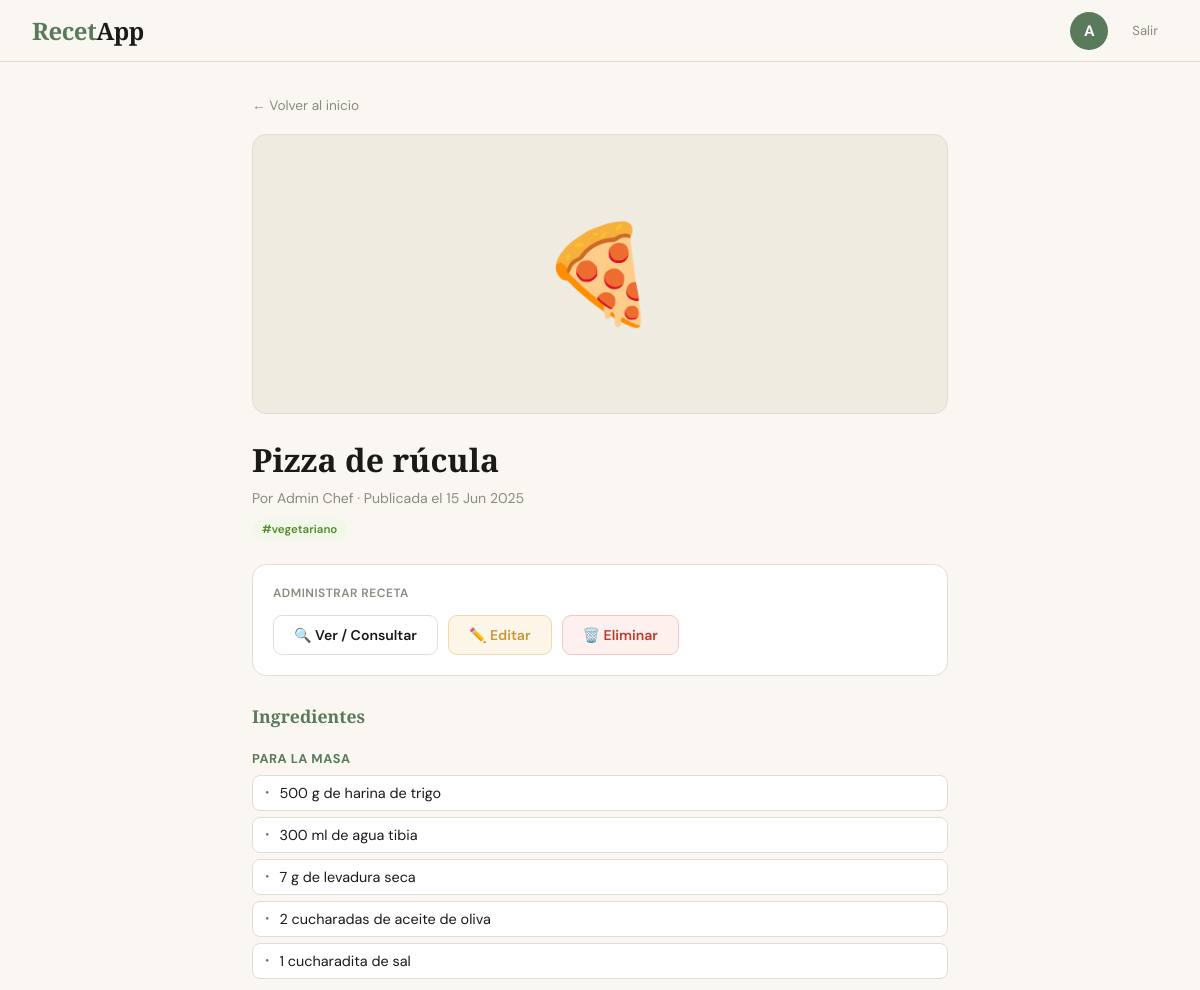
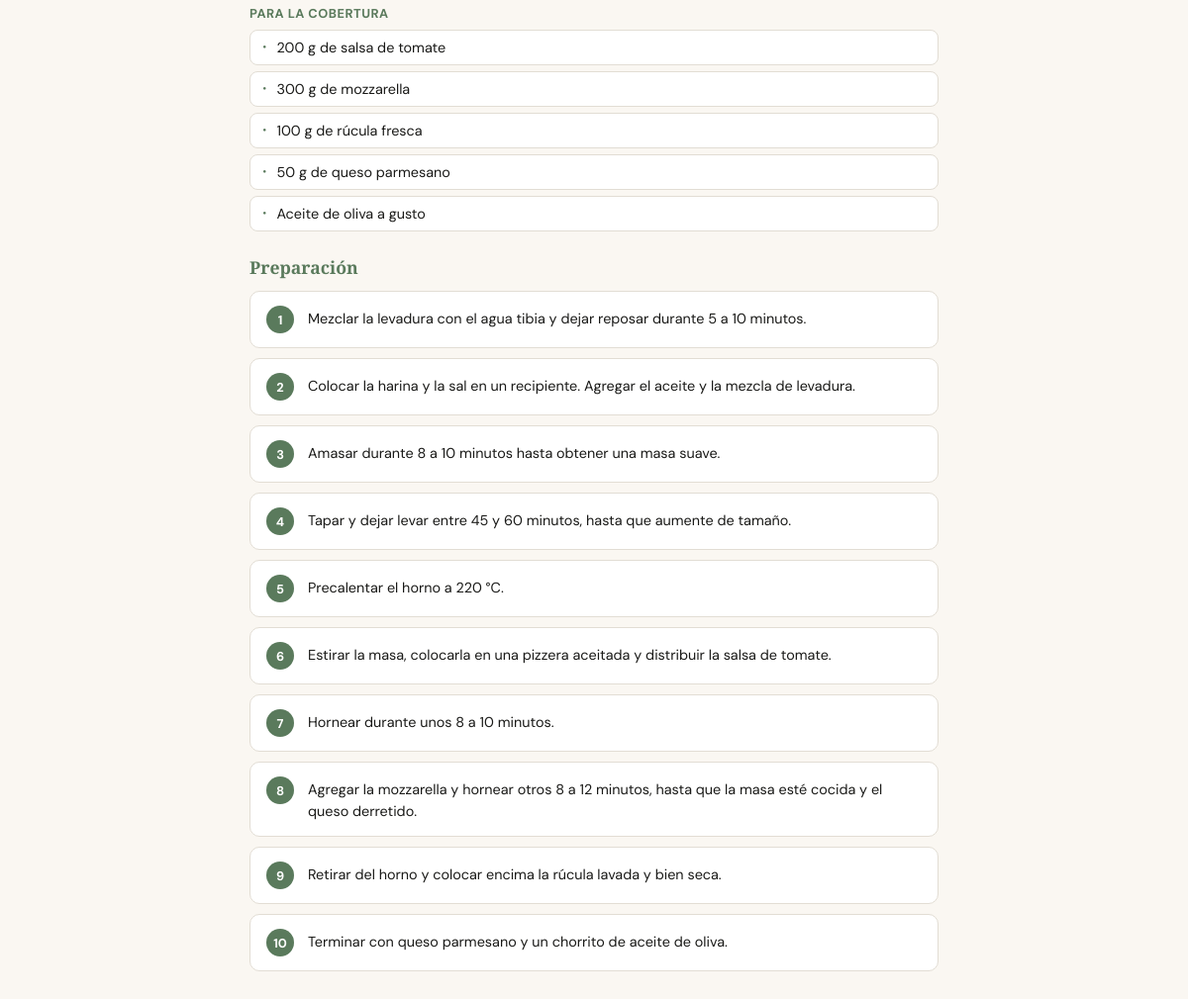
The app's page /receta/4/ (signed in) with its own data (2 pictures, top to bottom).
### recetas/models.py (models this page shows, shortened)
class Receta(models.Model):
    EMOJIS = [
        ("🍝", "🍝 Pasta"), ("🥗", "🥗 Ensalada"), ("🍕", "🍕 Pizza"),
        ("🍜", "🍜 Sopa"), ("🥘", "🥘 Guiso"), ("🧁", "🧁 Postre"),
        ("🍳", "🍳 Huevos"), ("🥩", "🥩 Carne"), ("🐟", "🐟 Pescado"),
        ("🫔", "🫔 Wrap"), ("🥟", "🥟 Empanadas"), ("🌮", "🌮 Tacos"),
        ("🍮", "🍮 Flan"), ("🍫", "🍫 Chocolate"), ("🍨", "🍨 Helado"),
        ("🥞", "🥞 Panqueques"), ("🍰", "🍰 Torta"), ("🍋", "🍋 Limón"),
        ("🥒", "🥒 Verdura"),
    ]
    nombre = models.CharField(max_length=120)
    emoji = models.CharField(max_length=8, choices=EMOJIS, default="🍝")
    ingredientes = models.TextField(
        help_text="Uno por línea. Una línea que empiece con '## ' es un subtítulo."
    )
    pasos = models.TextField(help_text="Uno por línea.")
    nota = models.TextField(blank=True)
    tags = models.ManyToManyField(Tag, blank=True, related_name="recetas")
    autor = models.ForeignKey(
        settings.AUTH_USER_MODEL, on_delete=models.CASCADE, related_name="recetas"
    )
    fecha = models.DateField(default=timezone.localdate)
    class Meta:
        ordering = ["id"]
    @property
    def ingredientes_lista(self):
        items = []
        for linea in self.ingredientes.splitlines():
            linea = linea.strip()
            if not linea:
                continue
            if linea.startswith("## "):
                items.append({"texto": linea[3:], "titulo": True})
            else:
                items.append({"texto": linea, "titulo": False})
        return items
    @property
    def pasos_lista(self):
        return [p.strip() for p in self.pasos.splitlines() if p.strip()]

class Tag(models.Model):
    nombre = models.CharField(max_length=30, unique=True)  # ej: "#rápido"
    slug = models.SlugField(max_length=30, unique=True)    # ej: "rapido" (clase CSS)
    class Meta:
        ordering = ["id"]
    def __str__(self):
        return self.nombre

### recetas/views.py (the view)
# urls.py: path("receta/<int:pk>/", views.detalle, name="detalle"),
@login_required
def detalle(request, pk):
    receta = get_object_or_404(
        Receta.objects.select_related("autor").prefetch_related("tags"), pk=pk
    )
    contexto = {
        "receta": receta,
        "form": RecetaForm(instance=receta),
        "puede_editar": _puede_editar(request.user, receta),
    }
    return render(request, "recetas/detalle.html", contexto)

### recetas/views.py (called while the page is built)
def _puede_editar(user, receta):
    return user.is_superuser or receta.autor_id == user.id

### recetas/templates/recetas/detalle.html (shortened to what this page needs)
{% extends "recetas/base.html" %}
{% block content %}
<div id="page-admin" class="page active">
  {% include "recetas/_navbar.html" %}
  <div class="admin-container">
    <a class="admin-back" href="{% url 'index' %}" style="text-decoration:none">← Volver al inicio</a>
    <div class="admin-img">{{ receta.emoji }}</div>
    <div class="admin-title">{{ receta.nombre }}</div>
    <div class="admin-meta">Por {{ receta.autor.get_full_name|default:receta.autor.username }} · Publicada el {{ receta.fecha|date:"j M Y" }}</div>
    <div class="admin-tags">
      {% for t in receta.tags.all %}<span class="tag tag-{{ t.slug }}">{{ t.nombre }}</span>{% endfor %}
    </div>
    <div class="admin-actions">
      <div class="admin-actions-title">Administrar receta</div>
      <a class="btn btn-outline" href="#admin-detalle" style="text-decoration:none">🔍 Ver / Consultar</a>
      {% if puede_editar %}
      <button type="button" class="btn btn-gold" data-open="overlay-editar">✏️ Editar</button>
      <button type="button" class="btn btn-red" data-open="overlay-eliminar">🗑️ Eliminar</button>
      {% endif %}
    </div>
    <div id="admin-detalle">
      <div class="recipe-section">
        <h3>Ingredientes</h3>
        <ul class="ingredient-list">
          {% for i in receta.ingredientes_lista %}
          <li{% if i.titulo %} class="ing-head"{% endif %}>{{ i.texto }}</li>
          {% endfor %}
        </ul>
      </div>
      <div class="recipe-section">
        <h3>Preparación</h3>
        <ol class="steps-list">
          {% for paso in receta.pasos_lista %}
          <li class="step-item"><div class="step-num">{{ forloop.counter }}</div><div class="step-txt">{{ paso }}</div></li>
          {% endfor %}
        </ol>
      </div>
    </div>
  </div>
</div>
{% endblock %}

### recetas/templates/recetas/_navbar.html (shortened to what this page needs)
<nav class="navbar">
  <a class="nav-logo" href="{% url 'index' %}" style="text-decoration:none">Recet<span>App</span></a>
  <div class="nav-right">
    <a class="avatar-btn" href="{% url 'perfil' %}" title="Mi perfil" style="text-decoration:none">{{ user.first_name|default:user.username|first|upper }}</a>
    <form class="logout-form" method="post" action="{% url 'logout' %}">
      <button type="submit" class="logout-btn">Salir</button>
    </form>
  </div>
</nav>

### records on screen
Receta: emoji "🍕", nombre "Pizza de rúcula", autor.get_full_name "Admin Chef", fecha "15 Jun 2025"
Tag: nombre "#vegetariano"

### other values on screen
{{ user.first_name|default:user.username|first|upper }} "A"
{{ i.texto }} "PARA LA MASA" "500 g de harina de trigo" "300 ml de agua tibia" "7 g de levadura seca" "2 cucharadas de aceite de oliva" "1 cucharadita de sal" "PARA LA COBERTURA" "200 g de salsa de tomate" "300 g de mozzarella" "100 g de rúcula fresca" "50 g de queso parmesano" "Aceite de oliva a gusto"
{{ paso }} "Mezclar la levadura con el agua tibia y dejar reposar durante 5 a 10 minutos." "Colocar la harina y la sal en un recipiente. Agregar el aceite y la mezcla de levadura." "Amasar durante 8 a 10 minutos hasta obtener una masa suave." "Tapar y dejar levar entre 45 y 60 minutos, hasta que aumente de tamaño." "Precalentar el horno a 220 °C." "Estirar la masa, colocarla en una pizzera aceitada y distribuir la salsa de tomate." "Hornear durante unos 8 a 10 minutos." "Agregar la mozzarella y hornear otros 8 a 12 minutos, hasta que la masa esté cocida y el queso derretido." "Retirar del horno y colocar encima la rúcula lavada y bien seca." "Terminar con queso parmesano y un chorrito de aceite de oliva."
